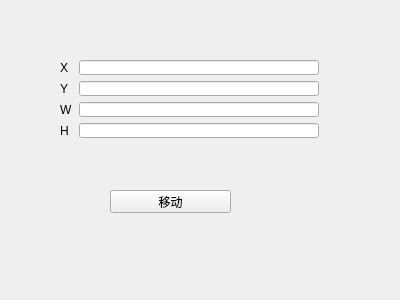
<?xml version="1.0" encoding="UTF-8"?>
<ui version="4.0">
 <class>WidgetPlay</class>
 <widget class="QWidget" name="WidgetPlay">
  <property name="geometry">
   <rect>
    <x>0</x>
    <y>0</y>
    <width>400</width>
    <height>300</height>
   </rect>
  </property>
  <property name="windowTitle">
   <string>WidgetPlay</string>
  </property>
  <widget class="QWidget" name="formLayoutWidget">
   <property name="geometry">
    <rect>
     <x>49</x>
     <y>49</y>
     <width>281</width>
     <height>100</height>
    </rect>
   </property>
   <layout class="QFormLayout" name="formLayout">
    <item row="0" column="1">
     <widget class="QLineEdit" name="lineEdit_LEFT"/>
    </item>
    <item row="1" column="1">
     <widget class="QLineEdit" name="lineEdit_TOP"/>
    </item>
    <item row="0" column="0">
     <widget class="QLabel" name="label">
      <property name="text">
       <string>X </string>
      </property>
     </widget>
    </item>
    <item row="1" column="0">
     <widget class="QLabel" name="label_2">
      <property name="text">
       <string>Y</string>
      </property>
     </widget>
    </item>
    <item row="2" column="0">
     <widget class="QLabel" name="label_3">
      <property name="text">
       <string>W</string>
      </property>
     </widget>
    </item>
    <item row="2" column="1">
     <widget class="QLineEdit" name="lineHeight"/>
    </item>
    <item row="3" column="1">
     <widget class="QLineEdit" name="lineWidth"/>
    </item>
    <item row="3" column="0">
     <widget class="QLabel" name="label_4">
      <property name="text">
       <string>H</string>
      </property>
     </widget>
    </item>
   </layout>
  </widget>
  <widget class="QPushButton" name="pushButton">
   <property name="geometry">
    <rect>
     <x>110</x>
     <y>190</y>
     <width>121</width>
     <height>23</height>
    </rect>
   </property>
   <property name="text">
    <string>移动</string>
   </property>
  </widget>
 </widget>
 <layoutdefault spacing="6" margin="11"/>
 <resources/>
 <connections/>
</ui>
